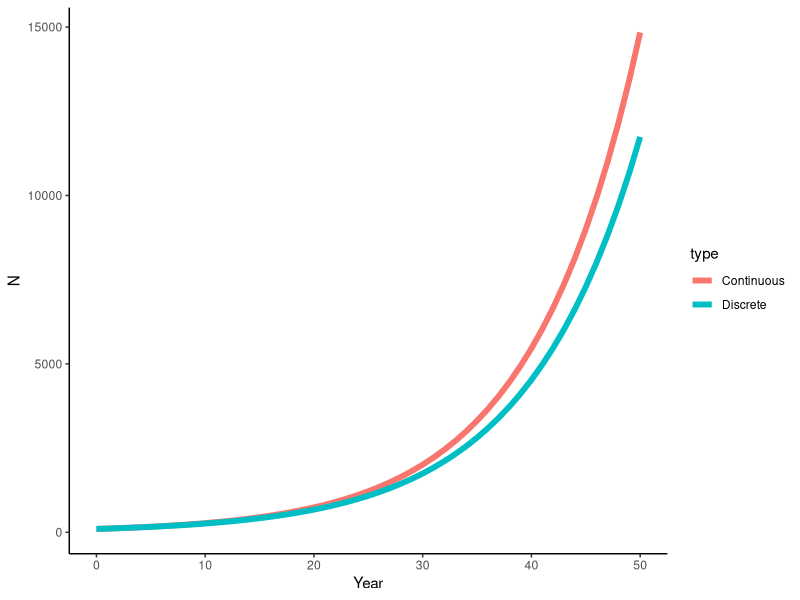

R code for this plot:



# hello -------------------------------------------------------------------



# pop model ---------------------------------------------------------------




## globals  ---------

n_years = 50
r = 0.10   # 10% growth
N_0 = 100  # initial abundance


## set up ------

all_years = 0:n_years   # years 

lambda = 1 + r   # define lambda

N = numeric(length(all_years))  # initialize abundance vector

pop_dat = data.frame(
  Year = all_years,
  N = N
)

## run population simulation ---------


pop_dat$N[1] = N_0
for(i in 1:n_years){   # replicate across years
  pop_dat$N[i+1] = N[i] * lambda   # do the math!
}

# or

pop_dat$N = N_0 * lambda^all_years

pop_dat$type = "Discrete"

pop_dat2 = pop_dat
pop_dat2$type = "Continuous"
  
pop_dat2$N = N_0 * exp(r*all_years)

pop_dat <- rbind(pop_dat,pop_dat2)

## plot the population -------

library(ggplot2)

ggplot(pop_dat, aes(x=Year,y=N,col=type)) +
  geom_path(lwd=2) +
  theme_classic() 
